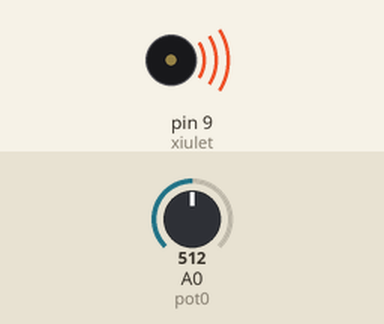
Recording of a sketch running on a simulated Arduino Uno, built with avr-gcc and run on an emulated ATmega328P. Parts: buzzer (waves = sounding). The test bench sets the inputs (shaded band); at power-on: A0 (pot0) = 512.

Above: at 1.5 s.
At 4.5 s:
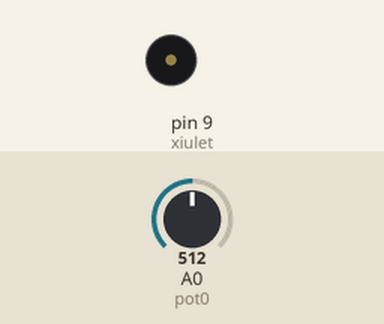
Timing chart, 0 to 7.8 s (numbered marks = the images above):
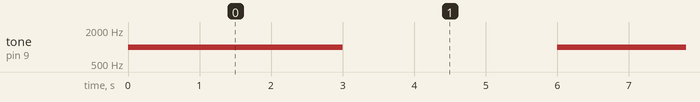

Measured:
- by itself, tone on pin 9 (xiulet): alternates 1000 Hz for 3.0 s and silent for 3.0 s

The sketch:

Ex2.ino
```cpp
/**********************************************************************************
**                                                                               **
**                                  Sirena                                       **
**                                                                               **
**                                                                               **
**********************************************************************************/
//********** Includes *************************************************************
//********** Variables ************************************************************
const byte xiulet = 9;        // donar nom al pin 9 de l’Arduino
const byte pot0 = A0;         // donar nom al pin A0 de l’Arduino
int valPot0;                 // guardar valor del potenciometre

//********** Setup ****************************************************************
void setup()
{
  pinMode(xiulet, OUTPUT);   // definir el pin 9 com una sortida
}

//********** Loop *****************************************************************
void loop()
{
  valPot0 = analogRead(pot0);    // llegir valor potenciòmetre

  tone(xiulet, 1000, 3000);    // xiulet de durada valPot0
  delay(2*3000);              // esperar valPot0 del xiulet + valPot0 silenci
}

//********** Funcions ********************************************
```
